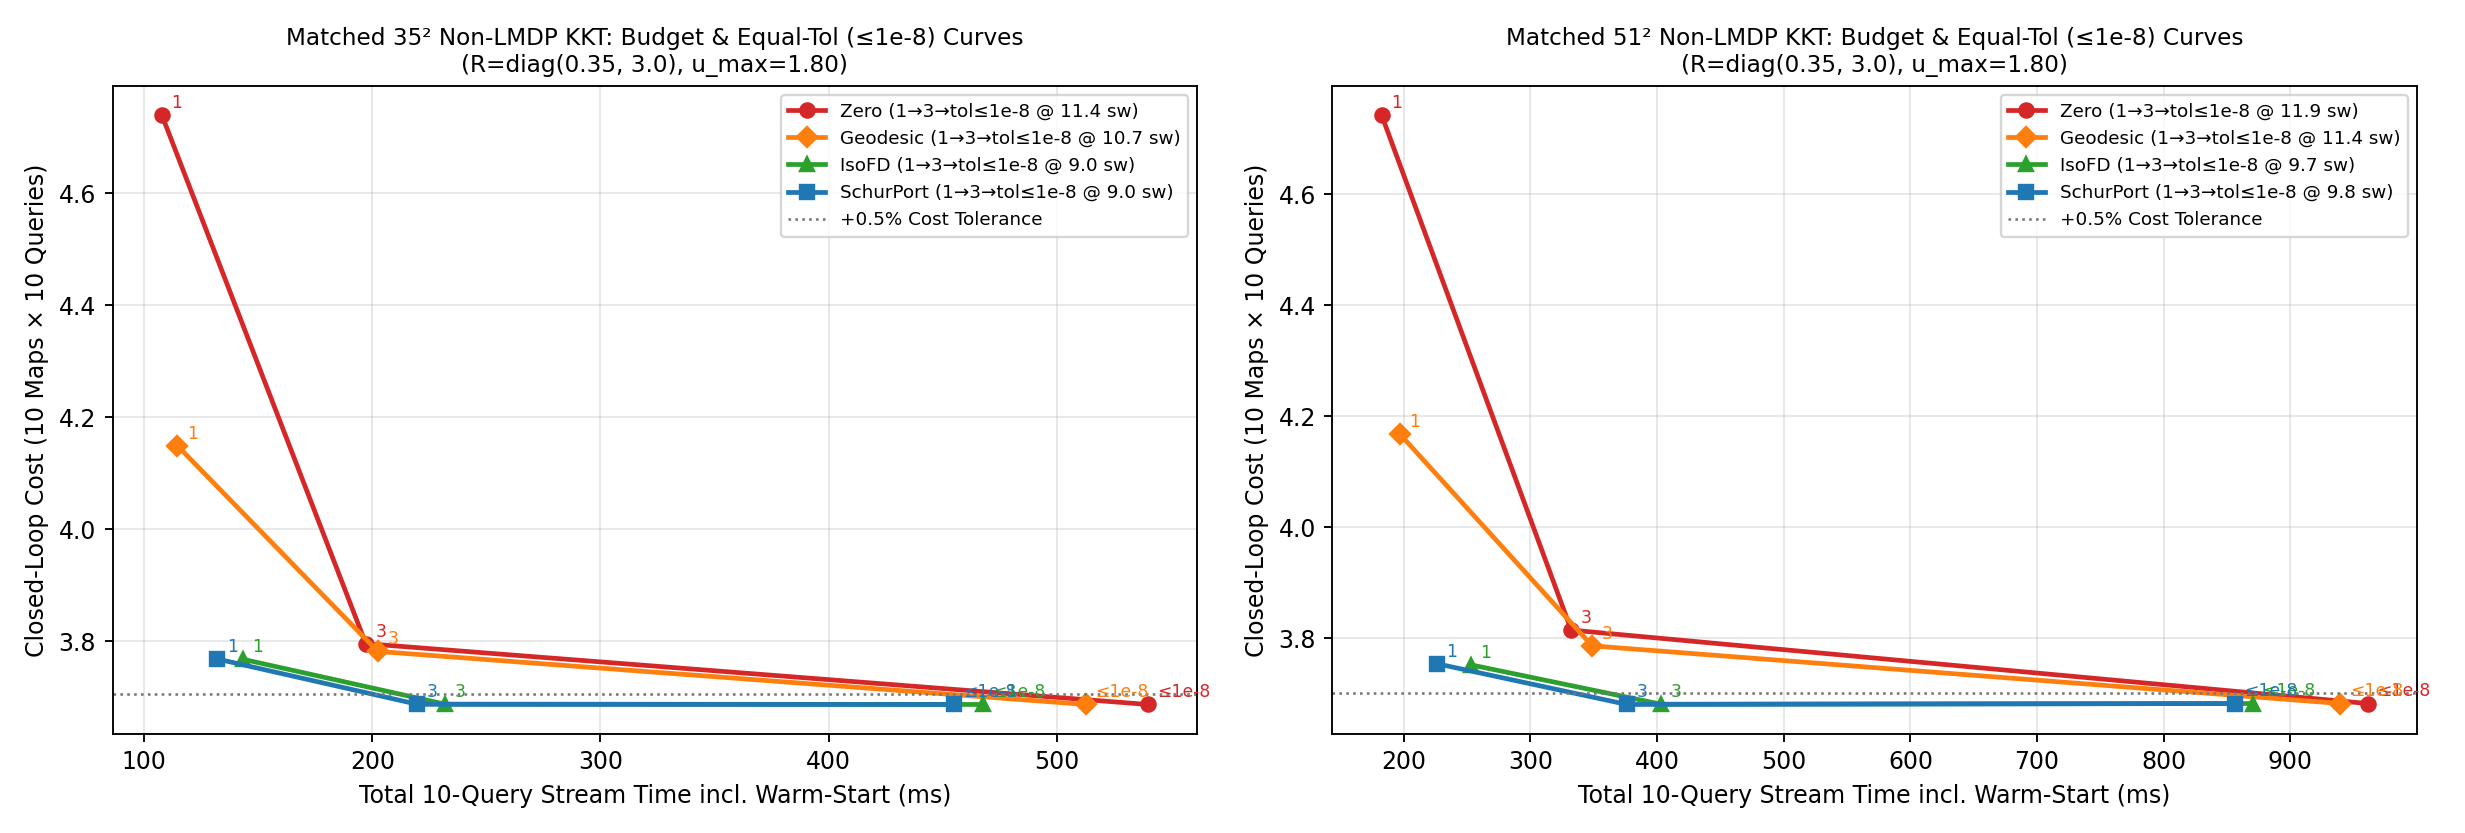

Source code (Python):
"""Experiment 2 (`green_kriging_v4`):
Same-Grid Non-LMDP Anisotropic Constrained HJB (`R = diag(0.35, 3.0)`, `u_max = 1.80`)
Evaluated on ALL THREE Audit Axes (`GPT6 Section 5.2 / 6.2`) across 10 Maps (`5` dev + `5` held-out)
x 10 Queries (`100` queries per grid on `35^2` and `51^2`):
  1. Equal Bellman Residual Tolerance (`||F(V)||_inf <= 1e-8`): sweeps & wall-clock time!
  2. Sweep / Compute Budget Curve (`k = 1, 2, 3, 5` sweeps vs `tol=1e-8`): closed-loop CRN cost & Bellman residual!
  3. Equal Control-Cost Tolerance (`<= +0.5%` excess cost): minimum sweeps & stream wall-clock!
"""
from __future__ import annotations

from core_v4 import enforce_single_thread_env
enforce_single_thread_env()

import json
import time
from pathlib import Path
from typing import List, Tuple

import matplotlib
matplotlib.use("Agg")
import matplotlib.pyplot as plt
import numpy as np

from core_v4 import (
    GoalBall,
    HazardFeature,
    KrigingWorldModel,
    ProblemSpec,
    QueryTask,
    collect_runtime_metadata,
    eval_goal_union,
    generate_benchmark_map,
    paired_stats,
    sample_noisy_probes,
    simulate_closed_loop_crn,
)
from schur_port_v4 import (
    ClassicalFDSolverV4,
    SchurPortCertifiedPlannerV4,
    build_grid_points,
    solve_monotone_anisotropic_constrained_hjb_2d_v4,
)


def make_non_lmdp_queries(map_seed: int, n_queries: int = 10) -> Tuple[List[GoalBall], List[QueryTask]]:
    rng = np.random.default_rng(map_seed + 303)
    r_g = 0.22
    wps: List[GoalBall] = []
    for _ in range(6):
        for _att in range(120):
            c = rng.uniform(-1.12, 1.12, size=2)
            if all(np.linalg.norm(c - np.asarray(w.center)) >= 0.48 for w in wps):
                wps.append(GoalBall(tuple(c.tolist()), 0.0, r_g))
                break

    queries: List[QueryTask] = []
    for q_i in range(n_queries):
        picks = rng.choice(len(wps), size=2, replace=False)
        goals = (
            GoalBall(wps[picks[0]].center, 0.0, r_g),
            GoalBall(wps[picks[1]].center, float(rng.uniform(0.25, 1.05)), r_g),
        )
        starts = []
        for _ in range(2):
            for _att in range(100):
                s = rng.uniform(-1.25, 1.25, size=2)
                if all(np.linalg.norm(s - np.asarray(g.center)) > 0.48 for g in goals):
                    starts.append(tuple(s.tolist()))
                    break
        loc_h = ()
        if q_i % 3 == 1:
            mid = np.clip(0.5 * (np.asarray(starts[0]) + np.asarray(goals[0].center)), -1.15, 1.15)
            loc_h = (HazardFeature(tuple(mid.tolist()), float(rng.uniform(4.5, 8.5)), (0.20, 0.20)),)
        queries.append(QueryTask(f"nl_{q_i}", goals, tuple(starts), loc_h))
    return wps, queries


def geodesic_init_grid(pts: np.ndarray, spec: ProblemSpec, query: QueryTask, h: float) -> np.ndarray:
    eff_r = 0.75 * h * np.sqrt(2.0)
    eff_g = [GoalBall(g.center, g.phi, max(g.radius, eff_r)) for g in query.goals]
    is_g, phi_u = eval_goal_union(pts, eff_g)
    r_bar = float(np.sqrt(np.mean(spec.R_vec)))
    slope = np.sqrt(2.0 * spec.q0 * r_bar)
    v_min = np.full(len(pts), np.inf, dtype=float)
    for g in eff_g:
        d = np.maximum(0.0, np.linalg.norm(pts - np.asarray(g.center)[None, :], axis=1) - g.radius)
        v_min = np.minimum(v_min, g.phi + slope * d)
    v_min[is_g] = phi_u[is_g]
    return v_min


def run_kkt_grid_suite(grid_n: int, n_queries: int = 10, n_dev: int = 5, n_heldout: int = 5) -> dict:
    spec = ProblemSpec(
        dim=2, half_width=1.65, sigma=0.45, q0=0.50,
        r_diag=(0.35, 3.0), u_max=1.80, dt_sim=0.015, max_steps=380,
    )
    # 5 original dev seeds (6100..6104) + 5 held-out seeds (16100..16104)
    map_seeds = list(range(6100, 6100 + n_dev)) + list(range(16100, 16100 + n_heldout))
    inits = ["Zero", "Geodesic", "IsoFD", "SchurPort"]
    fixed_budgets = [1, 3]

    # Equal-tolerance (`tol = 1e-8`) tracking
    eq_tol_sweeps = {k: [] for k in inits}
    eq_tol_stream_ms = {k: [] for k in inits}
    eq_tol_cost = {k: [] for k in inits}
    eq_tol_res = {k: [] for k in inits}

    # Fixed-step curves (`k = 1, 3`)
    budget_cost = {f"{k}-{st}Step": [] for k in inits for st in fixed_budgets}
    budget_ms = {f"{k}-{st}Step": [] for k in inits for st in fixed_budgets}
    budget_res = {f"{k}-{st}Step": [] for k in inits for st in fixed_budgets}
    gt_costs = []

    _, pts, h = build_grid_points(2, spec.half_width, grid_n)

    for idx_m, m_seed in enumerate(map_seeds):
        world = generate_benchmark_map(m_seed, dim=2, regime="narrow_barrier", with_drift=True, spec=spec)
        X_obs, q_obs, b_obs = sample_noisy_probes(world, n_probes=85, seed=m_seed + 9, include_drift=True)
        km = KrigingWorldModel(X_obs, q_obs, b_obs)
        wps, queries = make_non_lmdp_queries(m_seed, n_queries=n_queries)

        iso_spec = ProblemSpec(dim=2, half_width=1.65, sigma=spec.sigma, q0=spec.q0, r_diag=(float(np.exp(np.mean(np.log(spec.r_diag)))),) * 2)
        iso_fd = ClassicalFDSolverV4(iso_spec, grid_n, km.predict_q, km.predict_b)
        port_pl = SchurPortCertifiedPlannerV4(iso_spec, grid_n, km.predict_q, km.predict_b, wps, initial_sectors_per_wp=4)

        ms_eq = {
            "Zero": 0.0,
            "Geodesic": 0.0,
            "IsoFD": iso_fd.init_ms,
            "SchurPort": port_pl.op_build_ms,
        }
        sw_eq = {k: [] for k in inits}
        cs_eq = {k: [] for k in inits}
        rs_eq = {k: [] for k in inits}

        ms_bd = {f"{k}-{st}Step": (iso_fd.init_ms if k == "IsoFD" else (port_pl.op_build_ms if k == "SchurPort" else 0.0)) for k in inits for st in fixed_budgets}
        cs_bd = {f"{k}-{st}Step": [] for k in inits for st in fixed_budgets}
        rs_bd = {f"{k}-{st}Step": [] for k in inits for st in fixed_budgets}
        c_gt_q = []

        for q_i, q in enumerate(queries):
            crn_s = 8200 + 30 * idx_m + q_i
            gt_sol = solve_monotone_anisotropic_constrained_hjb_2d_v4(spec, grid_n, world.q_hidden, world.drift, q, tol_bellman=1e-8)
            c_gt_q.append(simulate_closed_loop_crn(world, gt_sol["policy"], q, n_per_start=12, seed=crn_s)["mean_cost"])

            # Build the 4 initializers + record warm-start generation overhead!
            t0 = time.perf_counter()
            v_geo = geodesic_init_grid(pts, spec, q, h)
            t_geo = 1000.0 * (time.perf_counter() - t0)

            r_ifd = iso_fd.solve_direct(q)
            t_ifd = r_ifd["solve_ms"]

            r_prt = port_pl.solve_query(q)
            t_prt = r_prt["solve_ms"]

            init_map = {
                "Zero": (None, 0.0),
                "Geodesic": (v_geo, t_geo),
                "IsoFD": (r_ifd["V_grid"], t_ifd),
                "SchurPort": (r_prt["V_grid"], t_prt),
            }

            for k_name, (v0_arr, init_q_ms) in init_map.items():
                # 1. Equal-tolerance (`<= 1e-8`) solve
                sol_eq = solve_monotone_anisotropic_constrained_hjb_2d_v4(
                    spec, grid_n, km.predict_q, km.predict_b, q, V_init=v0_arr, max_iters=25, tol_bellman=1e-8
                )
                ms_eq[k_name] += init_q_ms + sol_eq["solve_ms"]
                sw_eq[k_name].append(sol_eq["sweeps_used"])
                rs_eq[k_name].append(sol_eq["true_bellman_residual"])
                sim_eq = simulate_closed_loop_crn(world, sol_eq["policy"], q, n_per_start=12, seed=crn_s)
                cs_eq[k_name].append(sim_eq["mean_cost"])

                # 2. Fixed sweep budgets (`1` and `3` sweeps)
                for st in fixed_budgets:
                    bkey = f"{k_name}-{st}Step"
                    sol_b = solve_monotone_anisotropic_constrained_hjb_2d_v4(
                        spec, grid_n, km.predict_q, km.predict_b, q, V_init=v0_arr, max_iters=st, tol_bellman=None
                    )
                    ms_bd[bkey] += init_q_ms + sol_b["solve_ms"]
                    rs_bd[bkey].append(sol_b["true_bellman_residual"])
                    sim_b = simulate_closed_loop_crn(world, sol_b["policy"], q, n_per_start=12, seed=crn_s)
                    cs_bd[bkey].append(sim_b["mean_cost"])

        gt_costs.append(float(np.mean(c_gt_q)))
        for k in inits:
            eq_tol_sweeps[k].append(float(np.mean(sw_eq[k])))
            eq_tol_stream_ms[k].append(ms_eq[k])
            eq_tol_cost[k].append(float(np.mean(cs_eq[k])))
            eq_tol_res[k].append(float(np.max(rs_eq[k])))
            for st in fixed_budgets:
                bkey = f"{k}-{st}Step"
                budget_cost[bkey].append(float(np.mean(cs_bd[bkey])))
                budget_ms[bkey].append(ms_bd[bkey])
                budget_res[bkey].append(float(np.mean(rs_bd[bkey])))
        print(
            f"  [KKT {grid_n}^2 Map {idx_m+1}/10] Tol=1e-8 Sweeps: Zero={eq_tol_sweeps['Zero'][-1]:.1f} ({eq_tol_stream_ms['Zero'][-1]:.0f}ms), "
            f"IsoFD={eq_tol_sweeps['IsoFD'][-1]:.1f} ({eq_tol_stream_ms['IsoFD'][-1]:.0f}ms), "
            f"Port={eq_tol_sweeps['SchurPort'][-1]:.1f} ({eq_tol_stream_ms['SchurPort'][-1]:.0f}ms)",
            flush=True,
        )

    ref_conv_cost = np.array(eq_tol_cost["Zero"])
    ref_conv_ms = np.array(eq_tol_stream_ms["Zero"])

    return {
        "grid_n": grid_n,
        "spec": {"r_diag": [0.35, 3.0], "u_max": 1.80, "sigma": 0.45, "q0": 0.50},
        "n_maps_total": len(map_seeds),
        "dev_seeds": map_seeds[:5],
        "heldout_seeds": map_seeds[5:],
        "n_queries_per_map": n_queries,
        "ground_truth_converged_mean_cost": float(np.mean(gt_costs)),
        "same_grid_gp_info_gap": paired_stats(ref_conv_cost - np.array(gt_costs)),
        "equal_bellman_tol_1e_minus_8": {
            k: {
                "mean_sweeps": float(np.mean(eq_tol_sweeps[k])),
                "heldout_mean_sweeps": float(np.mean(eq_tol_sweeps[k][n_dev:])),
                "mean_stream_ms": float(np.mean(eq_tol_stream_ms[k])),
                "heldout_stream_ms": float(np.mean(eq_tol_stream_ms[k][n_dev:])),
                "equal_tol_speedup_vs_zero_init": float(np.mean(ref_conv_ms) / np.mean(eq_tol_stream_ms[k])),
                "mean_cost": float(np.mean(eq_tol_cost[k])),
                "max_bellman_residual": float(np.max(eq_tol_res[k])),
            }
            for k in inits
        },
        "fixed_budget_polish": {
            bkey: {
                "mean_cost": float(np.mean(budget_cost[bkey])),
                "heldout_mean_cost": float(np.mean(budget_cost[bkey][n_dev:])),
                "mean_stream_ms": float(np.mean(budget_ms[bkey])),
                "speedup_vs_zero_tol_1e_8": float(np.mean(ref_conv_ms) / np.mean(budget_ms[bkey])),
                "mean_bellman_residual": float(np.mean(budget_res[bkey])),
                "paired_cost_diff_vs_converged_kkt": paired_stats(
                    np.array(budget_cost[bkey]) - ref_conv_cost,
                    noninferiority_margin=0.005 * float(np.mean(ref_conv_cost)),
                ),
            }
            for bkey in budget_cost
        },
    }


def plot_exp2_v4(g35: dict, g51: dict, out_png: Path) -> None:
    fig, axes = plt.subplots(1, 2, figsize=(14.5, 4.9))
    for ax, data, lbl_g in [(axes[0], g35, "35²"), (axes[1], g51, "51²")]:
        colors = {"Zero": "#d62728", "Geodesic": "#ff7f0e", "IsoFD": "#2ca02c", "SchurPort": "#1f77b4"}
        markers = {"Zero": "o", "Geodesic": "D", "IsoFD": "^", "SchurPort": "s"}
        for k in ("Zero", "Geodesic", "IsoFD", "SchurPort"):
            t_pts = [
                data["fixed_budget_polish"][f"{k}-1Step"]["mean_stream_ms"],
                data["fixed_budget_polish"][f"{k}-3Step"]["mean_stream_ms"],
                data["equal_bellman_tol_1e_minus_8"][k]["mean_stream_ms"],
            ]
            c_pts = [
                data["fixed_budget_polish"][f"{k}-1Step"]["mean_cost"],
                data["fixed_budget_polish"][f"{k}-3Step"]["mean_cost"],
                data["equal_bellman_tol_1e_minus_8"][k]["mean_cost"],
            ]
            sw_eq = data["equal_bellman_tol_1e_minus_8"][k]["mean_sweeps"]
            ax.plot(t_pts, c_pts, marker=markers[k], color=colors[k], lw=2.0, label=f"{k} (1→3→tol≤1e-8 @ {sw_eq:.1f} sw)")
            for tag, tx, cy in zip(["1", "3", "≤1e-8"], t_pts, c_pts):
                ax.annotate(tag, (tx, cy), xytext=(4, 3), textcoords="offset points", fontsize=7.3, color=colors[k])

        conv_c = data["equal_bellman_tol_1e_minus_8"]["Zero"]["mean_cost"]
        ax.axhline(conv_c * 1.005, color="#777777", ls=":", lw=1.1, label="+0.5% Cost Tolerance")
        ax.set_xlabel("Total 10-Query Stream Time incl. Warm-Start (ms)")
        ax.set_ylabel("Closed-Loop Cost (10 Maps × 10 Queries)")
        ax.set_title(f"Matched {lbl_g} Non-LMDP KKT: Budget & Equal-Tol (≤1e-8) Curves\n(R=diag(0.35, 3.0), u_max=1.80)", fontsize=9.8)
        ax.grid(True, alpha=0.3)
        ax.legend(fontsize=7.8)

    plt.tight_layout()
    plt.savefig(out_png, dpi=170)
    plt.close(fig)


def main():
    print("=== Exp 2 (35^2): Equal-Tolerance & Fixed-Budget KKT Curves (10 Maps x 10 Queries) ===", flush=True)
    g35 = run_kkt_grid_suite(grid_n=35, n_queries=10)
    print("\n=== Exp 2 (51^2): Equal-Tolerance & Fixed-Budget KKT Curves (10 Maps x 10 Queries) ===", flush=True)
    g51 = run_kkt_grid_suite(grid_n=51, n_queries=10)

    out_dir = Path(__file__).resolve().parent
    payload = {"metadata": collect_runtime_metadata(), "grid_35": g35, "grid_51": g51}
    (out_dir / "exp2_v4_kkt_results.json").write_text(json.dumps(payload, indent=2), encoding="utf-8")
    plot_exp2_v4(g35, g51, out_dir / "exp2_v4_kkt_curves.png")
    print("Saved exp2_v4_kkt_results.json and exp2_v4_kkt_curves.png", flush=True)


if __name__ == "__main__":
    main()
